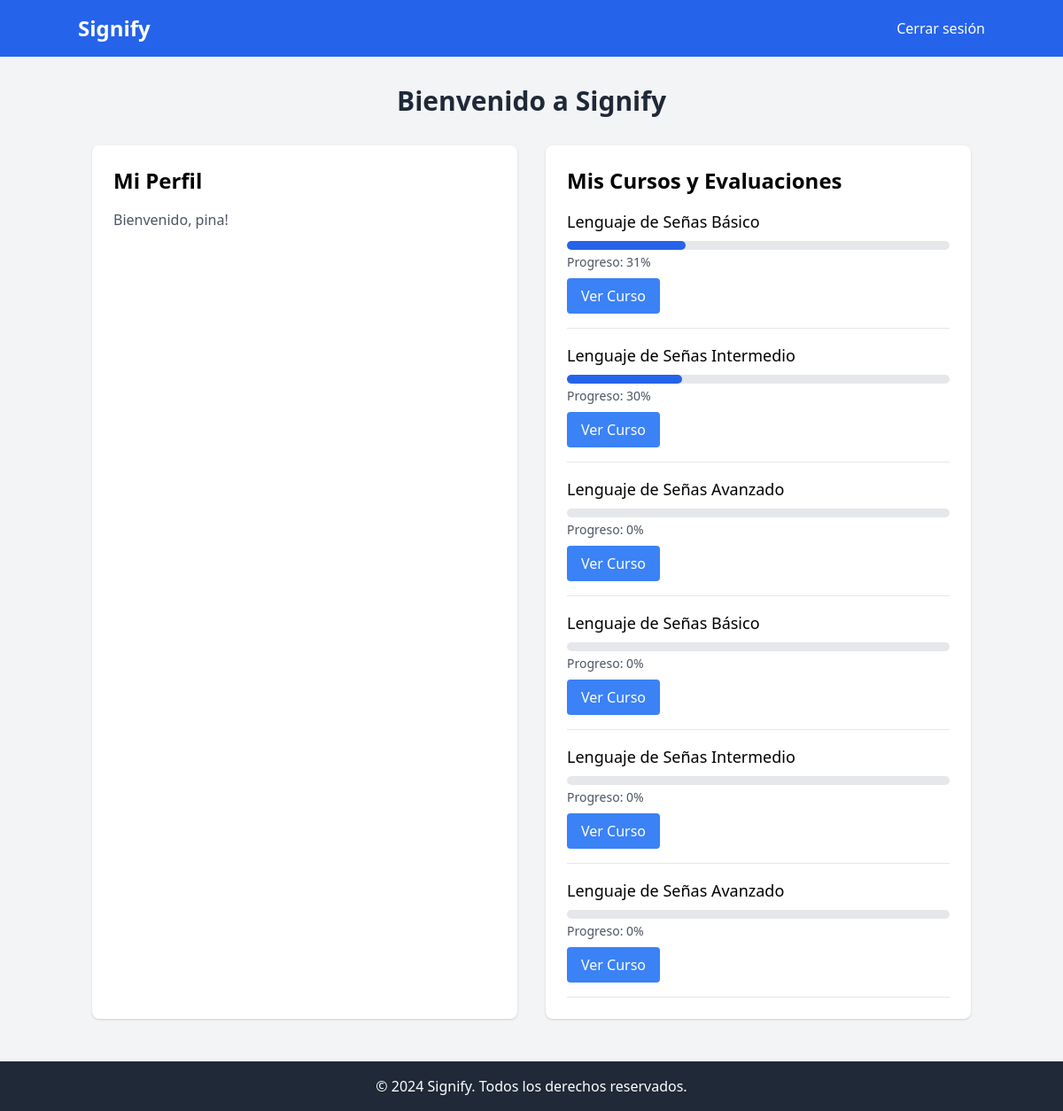
The app's page / (signed in) with its own data.
### app.py (models this page shows)
class User(UserMixin, db.Model):
    id = db.Column(db.Integer, primary_key=True)
    username = db.Column(db.String(80), unique=True, nullable=False)
    password = db.Column(db.String(120), nullable=False)
    evaluations = db.relationship('Evaluation', backref='user', lazy=True)

class Course(db.Model):
    id = db.Column(db.Integer, primary_key=True)
    name = db.Column(db.String(100), nullable=False)
    description = db.Column(db.Text)
    evaluations = db.relationship('Evaluation', backref='course', lazy=True)

class Evaluation(db.Model):
    id = db.Column(db.Integer, primary_key=True)
    user_id = db.Column(db.Integer, db.ForeignKey('user.id'), nullable=False)
    course_id = db.Column(db.Integer, db.ForeignKey('course.id'), nullable=False)
    score = db.Column(db.Float, default=0.0)
    completed = db.Column(db.Boolean, default=False)

### app.py (the view)
@app.route('/')
def index():
    if current_user.is_authenticated:
        courses = Course.query.all()
        evaluations = {eval.course_id: eval.score for eval in current_user.evaluations}
        return render_template('index.html', courses=courses, evaluations=evaluations)
    return render_template('index.html')

### app.py (called while the page is built)
@login_manager.user_loader
def load_user(user_id):
    return User.query.get(int(user_id))

### templates/index.html (shortened to what this page needs)
<!DOCTYPE html>
<html lang="es">
<head>
    <link href="https://cdn.jsdelivr.net/npm/tailwindcss@2.2.19/dist/tailwind.min.css" rel="stylesheet">
</head>
<body class="bg-gray-100 min-h-screen">
    <nav class="bg-blue-600 p-4">
        <div class="container mx-auto flex justify-between items-center">
            <a href="{{ url_for('index') }}" class="text-white text-2xl font-bold">Signify</a>
            <div>
                {% if current_user.is_authenticated %}
                    <a href="{{ url_for('logout') }}" class="text-white hover:text-gray-200">Cerrar sesión</a>
                {% else %}
                    <a href="{{ url_for('login') }}" class="text-white hover:text-gray-200 mr-4">Iniciar sesión</a>
                    <a href="{{ url_for('register') }}" class="text-white hover:text-gray-200">Registrarse</a>
                {% endif %}
            </div>
        </div>
    </nav>
    <main class="container mx-auto mt-8 px-4">
        <h1 class="text-3xl font-bold text-center text-gray-800 mb-8">Bienvenido a Signify</h1>
        {% if current_user.is_authenticated %}
            <div class="grid grid-cols-1 md:grid-cols-2 gap-8">
                <section class="bg-white p-6 rounded-lg shadow">
                    <h2 class="text-2xl font-semibold mb-4">Mi Perfil</h2>
                    <p class="text-gray-600">Bienvenido, {{ current_user.username }}!</p>
                </section>
                <section class="bg-white p-6 rounded-lg shadow">
                    <h2 class="text-2xl font-semibold mb-4">Mis Cursos y Evaluaciones</h2>
                    {% if courses %}
                        <ul class="space-y-4">
                            {% for course in courses %}
                                <li class="border-b pb-4">
                                    <h3 class="text-lg font-medium">{{ course.name }}</h3>
                                    <div class="mt-2 bg-gray-200 rounded-full h-2.5 dark:bg-gray-700">
                                        <div class="bg-blue-600 h-2.5 rounded-full" style="width: {{ evaluations.get(course.id, 0)|round|int }}%"></div>
                                    </div>
                                    <p class="text-sm text-gray-600 mt-1">Progreso: {{ evaluations.get(course.id, 0)|round|int }}%</p>
                                    <a href="{{ url_for('course_detail', course_id=course.id) }}" class="mt-2 inline-block bg-blue-500 text-white px-4 py-2 rounded hover:bg-blue-600 transition duration-300">Ver Curso</a>
                                </li>
                            {% endfor %}
                        </ul>
                    {% else %}
                        <p class="text-gray-600">No hay cursos disponibles en este momento.</p>
                    {% endif %}
                </section>
            </div>
        {% endif %}
    </main>
    <footer class="bg-gray-800 text-white py-4 mt-12">
        <div class="container mx-auto text-center">
            <p>&copy; 2024 Signify. Todos los derechos reservados.</p>
        </div>
    </footer>
</body>
</html>

### records on screen
User: username "pina"
Course: name "Lenguaje de Señas Básico"
Evaluation: get "31"
Course: name "Lenguaje de Señas Intermedio"
Evaluation: get "30"
Course: name "Lenguaje de Señas Avanzado"
Evaluation: get "0"
Course: name "Lenguaje de Señas Básico", get "0"
Course: name "Lenguaje de Señas Intermedio", get "0"
Course: name "Lenguaje de Señas Avanzado", get "0"
